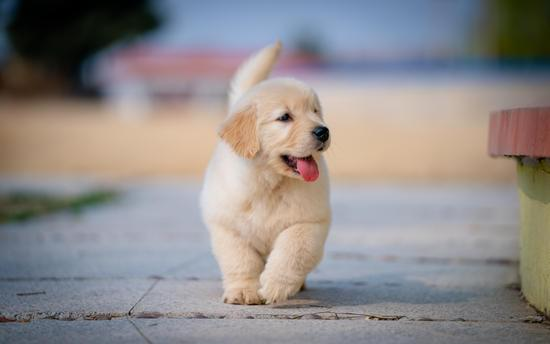
#> input picture perrete guapete.jpg, 550 x 344 px
$ python p6-act10-0007.py
#> lines starting #> are read from the running program, lines starting #| are printed output that depends on the picture; after the words box and inside, x2 and y2 are one past the last pixel; in counts of white or black regions, pixels touching at a corner belong together
import numpy as np
import cv2

# Lee la imagen en escala de grises
img = cv2.imread("perrete guapete.jpg", cv2.IMREAD_GRAYSCALE)
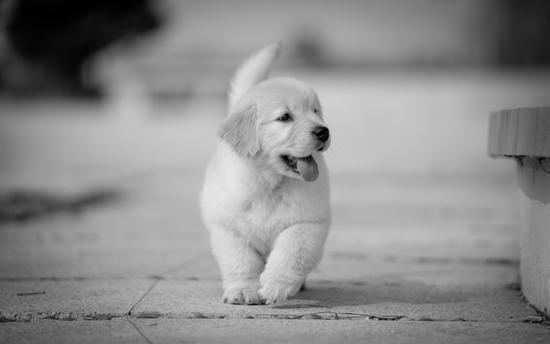
#> img: shape (344, 550); min 0, max 231, mean 140

# Abre la ventana con la imagen, y la cierra al presionar una tecla
cv2.imshow("perrete 0007", img)
cv2.waitKey(0)
cv2.destroyAllWindows()

print("+-+-+-+-+-+-+-+-+-+-+-+-+-+-+")
# Linea
print("La linea 0007")
# crea imagen negra
img = np.zeros((512,512,3), np.uint8)

# Dibuja una diagonal blanca de 3px desde una esquina a la otra
img = cv2.line(img,(0,0),(511,511),(255,255,255),3)

cv2.imshow("Line 0007", img)
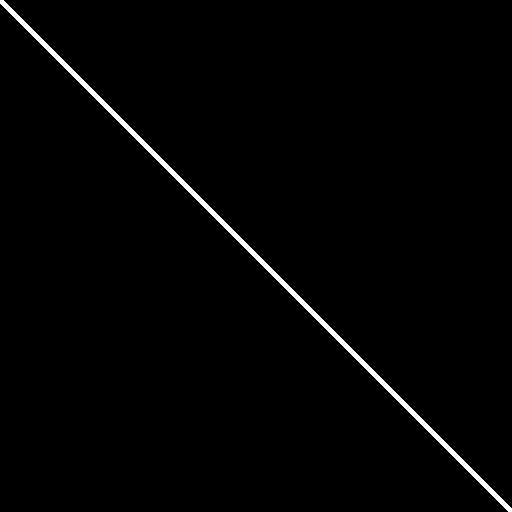
#> window 'Line 0007': shape (512, 512, 3); 1.4% white; 1 white region, box (x1, y1, x2, y2) and area: (0, 0, 512, 512) 3572
cv2.waitKey(0)
cv2.destroyAllWindows()

print("+-+-+-+-+-+-+-+-+-+-+-+-+-+-+")

print("el circulo 0007")
# Dibuja un circulo en el centro de la imagen
img = cv2.circle(img, (260,260), 10, (255,0,0),-1)
cv2.imshow("circle 0007", img)
cv2.waitKey(0)
cv2.destroyAllWindows()

print("+-+-+-+-+-+-+-+-+-+-+-+-+-+-+")

print("texto 0007")
img = cv2.putText(img, "Hola profe", (200, 30),cv2.FONT_HERSHEY_SIMPLEX, \
                  0.5, (255, 255, 255), 2)
cv2.imshow("texto 0007", img)
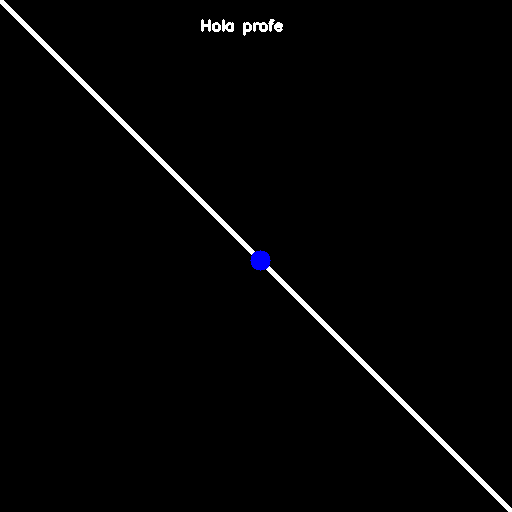
#> window 'texto 0007': shape (512, 512, 3); mean B, G, R 4.2, 3.9, 3.9
cv2.waitKey(0)
cv2.destroyAllWindows()

print("+-+-+-+-+-+-+-+-+-+-+-+-+-+-+")

print("Threshold 0007")
img = cv2.imread('perrete guapete.jpg',0)

ret,thr1 = cv2.threshold(img,127,255,cv2.THRESH_BINARY)
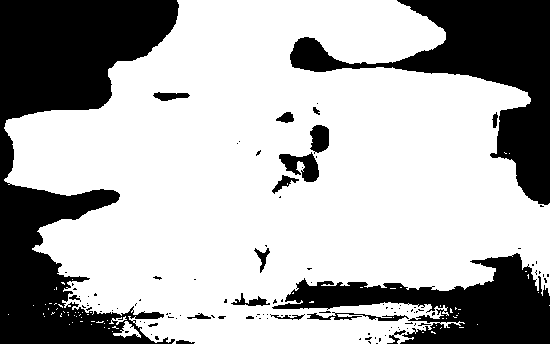
#> thr1: shape (344, 550); 68.6% white; 111 black regions (91 under 20 px), largest, box (x1, y1, x2, y2) and area: (0, 0, 179, 344) 29057, (290, 0, 550, 205) 16147, (272, 253, 550, 344) 11141
ret,thr2 = cv2.threshold(img,127,255,cv2.THRESH_BINARY_INV)
ret,thr3 = cv2.threshold(img,127,255,cv2.THRESH_TRUNC)
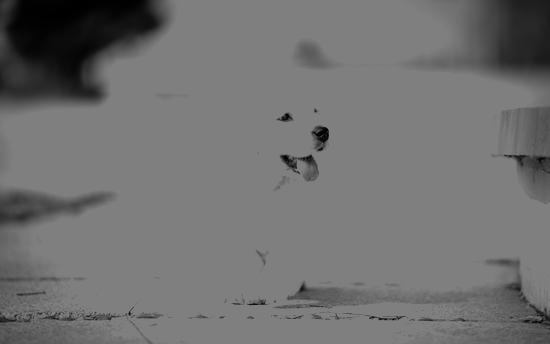
#> thr3: shape (344, 550); min 0, max 127, mean 112.8
ret,thr4 = cv2.threshold(img,127,255,cv2.THRESH_TOZERO)
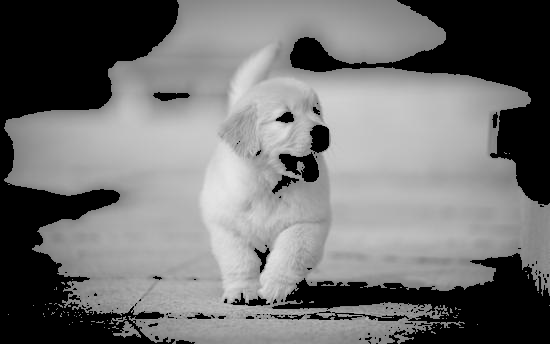
#> thr4: shape (344, 550); min 0, max 231, mean 114.3
ret,thr5 = cv2.threshold(img,127,255,cv2.THRESH_TOZERO_INV)
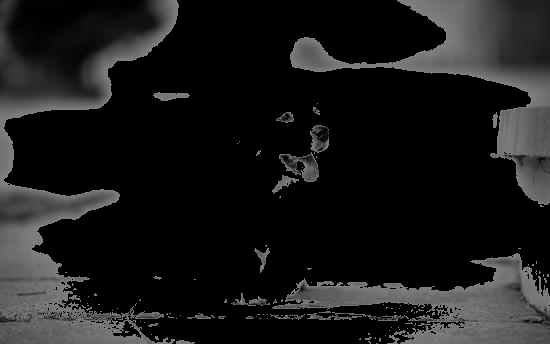
#> thr5: shape (344, 550); min 0, max 127, mean 25.7

cv2.imshow('BINARY',thr1)
cv2.imshow('BINARY_INV',thr2)
cv2.imshow('TRUNC',thr3)
cv2.imshow('TOZERO',thr4)
cv2.imshow('TOZERO_INV',thr5)

cv2.waitKey(0)
cv2.destroyAllWindows()

print("+-+-+-+-+-+-+-+-+-+-+-+-+-+-+")

print("Trackbars 0007")
def on_trackbar(val):
  print(val)

# Crea a una imagen negra, y una ventana llamada 'frame'
img = np.zeros((300,512,3), np.uint8)
cv2.namedWindow('frame')

# Crea tres trackbar en frame, llamados R,G,B, que van de 0 a 255 y llaman a on_trackbar()
cv2.createTrackbar('R','frame',0,255,on_trackbar)
cv2.createTrackbar('G','frame',0,255,on_trackbar)
cv2.createTrackbar('B','frame',0,255,on_trackbar)

while(True):
    cv2.imshow('frame',img)
    k = cv2.waitKey(1) & 0xFF
#> (key Esc is pressed here)
    if k == 27:
        break

    # Obtiene las posiciones de los trackbars
    r = cv2.getTrackbarPos('R','frame')
    g = cv2.getTrackbarPos('G','frame')
    b = cv2.getTrackbarPos('B','frame')

    img[:] = [b,g,r]

cv2.destroyAllWindows()

print("Alexandro Aguilar NC 0007")
